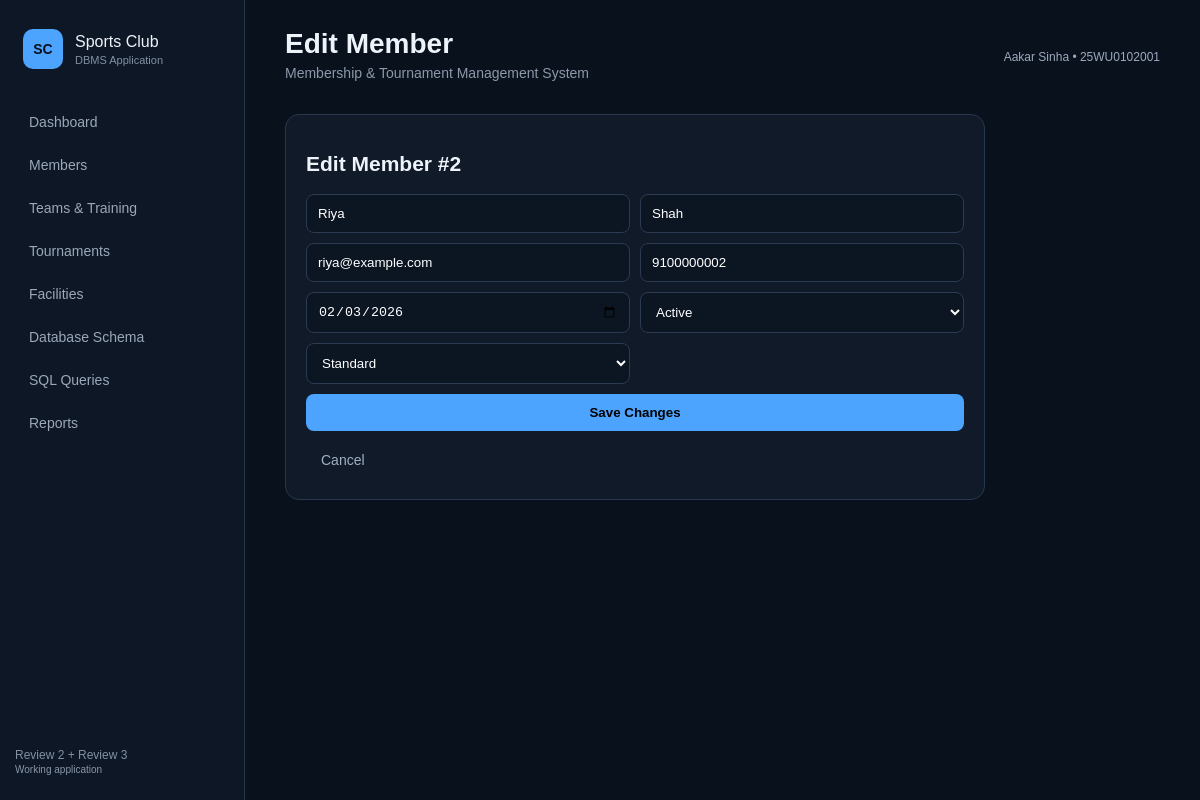
Page /members/edit/2 on the committed database.
### tables this page shows
CREATE TABLE member (
    member_id INTEGER PRIMARY KEY AUTOINCREMENT,
    first_name TEXT NOT NULL,
    last_name TEXT,
    email TEXT NOT NULL UNIQUE,
    phone TEXT NOT NULL UNIQUE,
    join_date TEXT NOT NULL,
    status TEXT NOT NULL DEFAULT 'Active'
        CHECK(status IN ('Active','Inactive','Suspended')),
    plan_id INTEGER NOT NULL,
    FOREIGN KEY(plan_id) REFERENCES membership_plan(plan_id)
);

CREATE TABLE membership_plan (
    plan_id INTEGER PRIMARY KEY AUTOINCREMENT,
    plan_name TEXT NOT NULL UNIQUE,
    duration_months INTEGER NOT NULL CHECK(duration_months > 0),
    fee NUMERIC NOT NULL CHECK(fee >= 0),
    benefits TEXT
);

### app.py (the view, shortened to what this page needs)
@app.route("/members/edit/<int:member_id>",methods=["GET","POST"])
def edit_member(member_id):
    con=get_db()
    row=con.execute("SELECT * FROM member WHERE member_id=?",(member_id,)).fetchone()
    plans=con.execute("SELECT * FROM membership_plan ORDER BY plan_name").fetchall()
    con.close(); return render_template("edit_member.html",member=row,plans=plans)

### app.py (called while the page is built)
def get_db():
    con=sqlite3.connect(DB)
    con.row_factory=sqlite3.Row
    con.execute("PRAGMA foreign_keys=ON")
    return con

### templates/edit_member.html
{% extends "base.html" %}{% block title %}Edit Member{% endblock %}{% block content %}
<div class="card narrow"><h2>Edit Member #{{member.member_id}}</h2><form method="post" class="form">
<input name="first_name" value="{{member.first_name}}" required><input name="last_name" value="{{member.last_name or ''}}">
<input name="email" type="email" value="{{member.email}}" required><input name="phone" value="{{member.phone}}" required>
<input name="join_date" type="date" value="{{member.join_date}}" required><select name="status">
{% for x in ['Active','Inactive','Suspended'] %}<option {% if member.status==x %}selected{% endif %}>{{x}}</option>{% endfor %}</select>
<select name="plan_id">{% for p in plans %}<option value="{{p.plan_id}}" {% if p.plan_id==member.plan_id %}selected{% endif %}>{{p.plan_name}}</option>{% endfor %}</select>
<button class="primary">Save Changes</button><a class="cancel" href="{{url_for('members')}}">Cancel</a></form></div>{% endblock %}

### static/style.css (style rules this page uses)
* { box-sizing:border-box }
body { margin:0;background:#09111d;color:#edf3f9;font:14px Arial,sans-serif;display:flex;min-height:100vh }
.card { background:#101a29;border:1px solid #27384e;border-radius:14px;padding:20px;margin-bottom:18px }
.toolbar button,button { background:#4da4ff;border:0;padding:11px 15px;border-radius:8px;font-weight:bold;cursor:pointer }
.form { display:grid;grid-template-columns:1fr 1fr;gap:10px }
.form input,.form select { background:#0c1522;color:white;border:1px solid #2a3b52;padding:11px;border-radius:8px }
.form .primary { grid-column:1/-1 }
.primary { background:#4da4ff!important }
.cancel { display:inline-block;padding:11px 15px;color:#9fb0c2;text-decoration:none }
.narrow { max-width:700px }

### rows in the picture
member: member_id "2", first_name "Riya", last_name "Shah", email "riya@example.com", phone "9100000002", join_date "02/03/2026", status "Active", plan_id "Standard"
